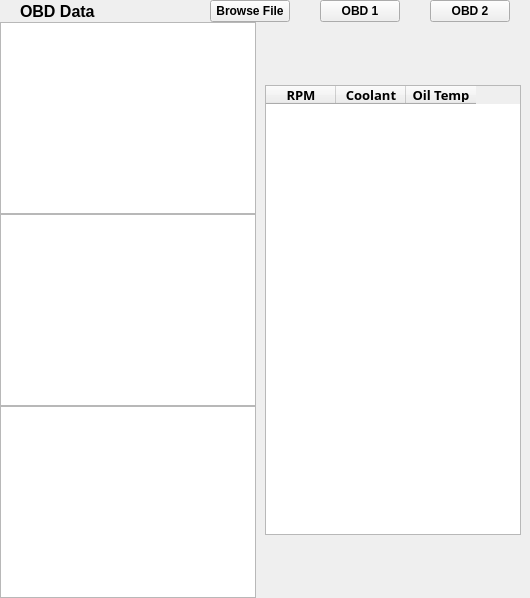
                <widget class="QWidget" name="obd1">
                 <layout class="QVBoxLayout" name="verticalLayout_38">
                  <property name="spacing">
                   <number>0</number>
                  </property>
                  <property name="leftMargin">
                   <number>0</number>
                  </property>
                  <property name="topMargin">
                   <number>0</number>
                  </property>
                  <property name="rightMargin">
                   <number>0</number>
                  </property>
                  <property name="bottomMargin">
                   <number>0</number>
                  </property>
                  <item>
                   <widget class="QWidget" name="judulOBD" native="true">
                    <layout class="QHBoxLayout" name="horizontalLayout_16">
                     <property name="spacing">
                      <number>0</number>
                     </property>
                     <property name="leftMargin">
                      <number>20</number>
                     </property>
                     <property name="topMargin">
                      <number>0</number>
                     </property>
                     <property name="rightMargin">
                      <number>20</number>
                     </property>
                     <property name="bottomMargin">
                      <number>0</number>
                     </property>
                     <item>
                      <widget class="QLabel" name="Judul">
                       <property name="font">
                        <font>
                         <pointsize>12</pointsize>
                         <weight>75</weight>
                         <bold>true</bold>
                        </font>
                       </property>
                       <property name="text">
                        <string>OBD Data</string>
                       </property>
                      </widget>
                     </item>
                     <item>
                      <spacer name="horizontalSpacer_8">
                       <property name="orientation">
                        <enum>Qt::Horizontal</enum>
                       </property>
                       <property name="sizeHint" stdset="0">
                        <size>
                         <width>40</width>
                         <height>20</height>
                        </size>
                       </property>
                      </spacer>
                     </item>
                     <item>
                      <widget class="QPushButton" name="LoadFileOBD1">
                       <property name="font">
                        <font>
                         <weight>75</weight>
                         <bold>true</bold>
                        </font>
                       </property>
                       <property name="text">
                        <string>Browse File</string>
                       </property>
                      </widget>
                     </item>
                     <item>
                      <spacer name="horizontalSpacer_6">
                       <property name="orientation">
                        <enum>Qt::Horizontal</enum>
                       </property>
                       <property name="sizeType">
                        <enum>QSizePolicy::Fixed</enum>
                       </property>
                       <property name="sizeHint" stdset="0">
                        <size>
                         <width>30</width>
                         <height>20</height>
                        </size>
                       </property>
                      </spacer>
                     </item>
                     <item>
                      <widget class="QPushButton" name="obd1btn1">
                       <property name="font">
                        <font>
                         <weight>75</weight>
                         <bold>true</bold>
                        </font>
                       </property>
                       <property name="text">
                        <string>OBD 1</string>
                       </property>
                      </widget>
                     </item>
                     <item>
                      <spacer name="horizontalSpacer_9">
                       <property name="orientation">
                        <enum>Qt::Horizontal</enum>
                       </property>
                       <property name="sizeType">
                        <enum>QSizePolicy::Fixed</enum>
                       </property>
                       <property name="sizeHint" stdset="0">
                        <size>
                         <width>30</width>
                         <height>20</height>
                        </size>
                       </property>
                      </spacer>
                     </item>
                     <item>
                      <widget class="QPushButton" name="obd1btn2">
                       <property name="font">
                        <font>
                         <weight>75</weight>
                         <bold>true</bold>
                        </font>
                       </property>
                       <property name="text">
                        <string>OBD 2</string>
                       </property>
                      </widget>
                     </item>
                    </layout>
                   </widget>
                  </item>
                  <item>
                   <widget class="QWidget" name="content_obd" native="true">
                    <property name="sizePolicy">
                     <sizepolicy hsizetype="Preferred" vsizetype="Expanding">
                      <horstretch>0</horstretch>
                      <verstretch>0</verstretch>
                     </sizepolicy>
                    </property>
                    <layout class="QHBoxLayout" name="horizontalLayout_18">
                     <property name="spacing">
                      <number>0</number>
                     </property>
                     <property name="leftMargin">
                      <number>0</number>
                     </property>
                     <property name="topMargin">
                      <number>0</number>
                     </property>
                     <property name="rightMargin">
                      <number>0</number>
                     </property>
                     <property name="bottomMargin">
                      <number>0</number>
                     </property>
                     <item>
                      <widget class="QWidget" name="widget_4" native="true">
                       <layout class="QVBoxLayout" name="verticalLayout_16">
                        <property name="spacing">
                         <number>0</number>
                        </property>
                        <property name="leftMargin">
                         <number>0</number>
                        </property>
                        <property name="topMargin">
                         <number>0</number>
                        </property>
                        <property name="rightMargin">
                         <number>0</number>
                        </property>
                        <property name="bottomMargin">
                         <number>0</number>
                        </property>
                        <item>
                         <widget class="QChartView" name="rpmChart"/>
                        </item>
                        <item>
                         <widget class="QChartView" name="coolantChart"/>
                        </item>
                        <item>
                         <widget class="QChartView" name="olitempChart"/>
                        </item>
                       </layout>
                      </widget>
                     </item>
                     <item alignment="Qt::AlignRight">
                      <widget class="QWidget" name="widget_5" native="true">
                       <layout class="QVBoxLayout" name="verticalLayout_21">
                        <item>
                         <widget class="QTableWidget" name="obdData1">
                          <property name="sizePolicy">
                           <sizepolicy hsizetype="Preferred" vsizetype="Minimum">
                            <horstretch>0</horstretch>
                            <verstretch>0</verstretch>
                           </sizepolicy>
                          </property>
                          <property name="minimumSize">
                           <size>
                            <width>0</width>
                            <height>370</height>
                           </size>
                          </property>
                          <property name="maximumSize">
                           <size>
                            <width>16777215</width>
                            <height>450</height>
                           </size>
                          </property>
                          <property name="sizeIncrement">
                           <size>
                            <width>926</width>
                            <height>0</height>
                           </size>
                          </property>
                          <property name="font">
                           <font>
                            <family>Sans Serif Collection</family>
                            <pointsize>10</pointsize>
                            <weight>50</weight>
                            <bold>false</bold>
                           </font>
                          </property>
                          <property name="focusPolicy">
                           <enum>Qt::NoFocus</enum>
                          </property>
                          <property name="inputMethodHints">
                           <set>Qt::ImhDigitsOnly</set>
                          </property>
                          <property name="autoScrollMargin">
                           <number>10</number>
                          </property>
                          <property name="editTriggers">
                           <set>QAbstractItemView::NoEditTriggers</set>
                          </property>
                          <property name="alternatingRowColors">
                           <bool>false</bool>
                          </property>
                          <attribute name="horizontalHeaderDefaultSectionSize">
                           <number>70</number>
                          </attribute>
                          <column>
                           <property name="text">
                            <string>RPM</string>
                           </property>
                           <property name="font">
                            <font>
                             <weight>75</weight>
                             <bold>true</bold>
                            </font>
                           </property>
                          </column>
                          <column>
                           <property name="text">
                            <string>Coolant</string>
                           </property>
                           <property name="font">
                            <font>
                             <weight>75</weight>
                             <bold>true</bold>
                            </font>
                           </property>
                          </column>
                          <column>
                           <property name="text">
                            <string>Oil Temp</string>
                           </property>
                           <property name="font">
                            <font>
                             <weight>75</weight>
                             <bold>true</bold>
                            </font>
                           </property>
                          </column>
                         </widget>
                        </item>
                       </layout>
                      </widget>
                     </item>
                    </layout>
                   </widget>
                  </item>
                 </layout>
                </widget>
